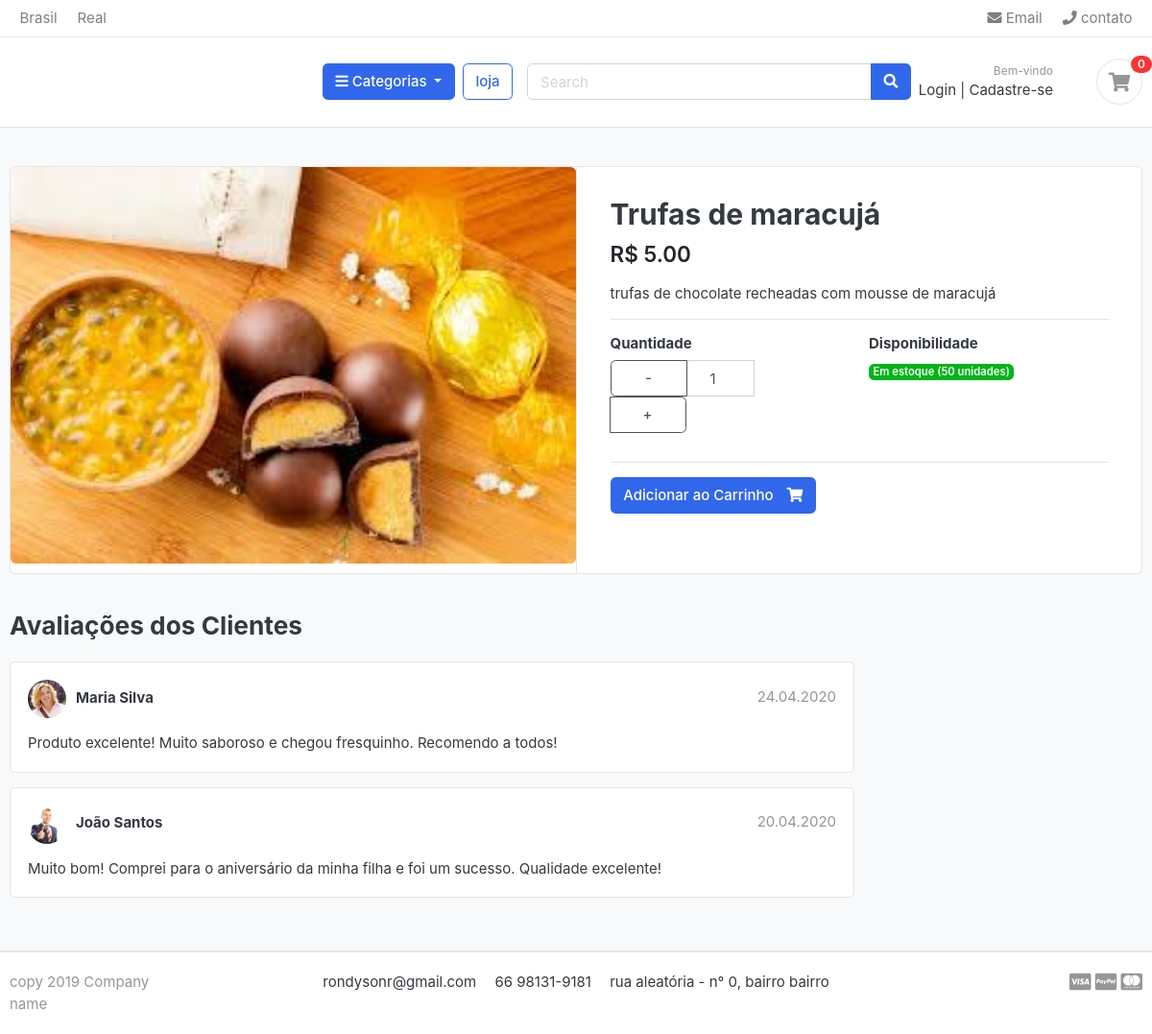
/loja/trufas/trufas-de-maracuja/, run on the app's committed database.
### produtos/models.py (models this page shows, shortened)
class Produto(models.Model):
    categoria = models.ForeignKey(Categoria, on_delete=models.CASCADE)
    produto_nome = models.CharField(max_length=200, unique=True)
    slug = models.SlugField(max_length=200, unique=True, null=True, blank=True)  # Adicionado blank=True
    descricao = models.TextField(max_length=300, unique=True)
    preco = models.DecimalField(max_digits=12, decimal_places=2, default=0.00)  # Valor padrão
    imagem = models.ImageField(upload_to='fotos/produtos', unique=True)
    estoque = models.IntegerField(default=0)  # Valor padrão
    disponivel = models.BooleanField(default=True)
    criado_em = models.DateTimeField(auto_now_add=True)
    atualizado_em = models.DateTimeField(auto_now=True)
    class Meta:
        verbose_name = 'Produto'
        verbose_name_plural = 'Produtos'

### produtos/views.py (the view)
# urls.py: path('<slug:categoria_slug>/<slug:produto_slug>/', views.produto_detalhe, name='produto_detalhe'),
def produto_detalhe(request, categoria_slug, produto_slug):
    try:
        produto = Produto.objects.get(categoria__slug=categoria_slug, slug=produto_slug)
    except Exception as e:
        raise Http404('Produto não encontrado')
    context = {
        'produto': produto,
    }
    return render(request, 'loja/produto_detalhe.html', context)

### categoria/context_processors.py (called while the page is built)
def categorias_menu(request):
    lista_opcoes = Categoria.objects.all()
    return dict(opcoes = lista_opcoes)

### categoria/models.py (called while the page is built)
    def get_url(self):
        return reverse('produtos_por_categoria', args=[self.slug])

### templates/loja/produto_detalhe.html (shortened to what this page needs)
{% extends 'base.html' %}
{% load static %}
{% block content %}
<section class="section-content padding-y bg">
<div class="container">
<div class="card">
    <div class="row no-gutters">
        <aside class="col-md-6">
<article class="gallery-wrap">
    <div class="img-big-wrap">
       <a href="#"><img src="{{ produto.imagem.url }}" alt="{{ produto.produto_nome }}" style="width:100%; height:auto;"></a>
    </div>
</article>
        </aside>
        <main class="col-md-6 border-left">
<article class="content-body">
<h2 class="title">{{ produto.produto_nome }}</h2>
<div class="mb-3">
    <var class="price h4">R$ {{ produto.preco }}</var>
</div>
<p>{{ produto.descricao }}</p>
<hr>
<div class="row">
    <div class="col-md-6">
        <div class="item-option-select">
            <h6>Quantidade</h6>
            <div class="input-group" style="width: 150px;">
                <div class="input-group-prepend">
                    <button class="btn btn-outline-secondary" type="button" id="btn-minus">-</button>
                </div>
                <input type="number" class="form-control text-center" id="qty" value="1" min="1" max="{{ produto.estoque }}">
                <div class="input-group-append">
                    <button class="btn btn-outline-secondary" type="button" id="btn-plus">+</button>
                </div>
            </div>
        </div>
    </div>
    <div class="col-md-6">
        <div class="item-option-select">
            <h6>Disponibilidade</h6>
            {% if produto.estoque > 0 %}
                <span class="badge badge-success">Em estoque ({{ produto.estoque }} unidades)</span>
            {% else %}
                <span class="badge badge-danger">Fora de estoque</span>
            {% endif %}
        </div>
    </div>
</div>
<hr>
{% if produto.estoque > 0 %}
    <form method="post" action="{% url 'adicionarItemCarrinho' produto.id %}">
        <button type="submit" class="btn btn-primary">
            <span class="text">Adicionar ao Carrinho</span>
            <i class="fas fa-shopping-cart"></i>
        </button>
    </form>
{% else %}
    <button class="btn btn-secondary" disabled>Produto Indisponível</button>
{% endif %}
</article>
        </main>
    </div>
</div>
<br>
<div class="row">
    <div class="col-md-9">
    <header class="section-heading">
        <h3>Avaliações dos Clientes</h3>
    </header>
    <article class="box mb-3">
        <div class="icontext w-100">
            <img src="{% static 'images/avatars/avatar1.jpg' %}" class="img-xs icon rounded-circle">
            <div class="text">
                <span class="date text-muted float-md-right">24.04.2020</span>
                <h6 class="mb-1">Maria Silva</h6>
            </div>
        </div>
        <div class="mt-3">
            <p>
                Produto excelente! Muito saboroso e chegou fresquinho. Recomendo a todos!
            </p>
        </div>
    </article>
    <article class="box mb-3">
        <div class="icontext w-100">
            <img src="{% static 'images/avatars/avatar2.jpg' %}" class="img-xs icon rounded-circle">
            <div class="text">
                <span class="date text-muted float-md-right">20.04.2020</span>
                <h6 class="mb-1">João Santos</h6>
            </div>
        </div>
        <div class="mt-3">
            <p>
                Muito bom! Comprei para o aniversário da minha filha e foi um sucesso. Qualidade excelente!
            </p>
        </div>
    </article>
    </div>
</div>
</div>
</section>
{% endblock %}

### static/css/ui.css (style rules this page uses)
html { font-family: "Inter", sans-serif; font-size: 15px; }
.content-body { flex: 1 1 auto; padding: 2rem 2.3rem; }
.img-xs, .img-sm, .img-md, .img-lg { -o-object-fit: cover; object-fit: cover; flex-shrink: 0; flex-grow: 0; }
.img-xs { width: 40px; height: 40px; }
.padding-y { padding-top: 40px; padding-bottom: 40px; }
var { font-style: normal; }
article:after, .form-group:after { display: block; clear: both; content: ""; }
.bg { background-color: #f8f9fa; }
.section-heading { margin-bottom: 20px; margin-top: 15px; }
p:last-child { margin-bottom: 0; }
.btn .text + i { margin-left: 10px; }
.icontext { display: inline-flex; align-items: center; vertical-align: middle; }
.icontext .text { width: 100%; line-height: 1.2; }
.icontext .icon { position: relative; margin-right: 10px; flex-shrink: 0; flex-grow: 0; }
.price { font-weight: 600; color: #212529; }
.box { padding: 18px; background: #fff; border-radius: 0.37rem; border: 1px solid #e4e4e4; }
.box img { max-width: 100%; }
.gallery-wrap .img-big-wrap { margin-bottom: 10px; border-radius: 0.37rem; overflow: hidden; background-color: #fff; }
.gallery-wrap .img-big-wrap a { text-align: center; display: block; }
.gallery-wrap .img-big-wrap img { height: 450px; width: auto; display: inline-block; }
.item-option-select { margin-bottom: 1rem; display: inline-block; margin-right: 15px; }
.item-option-select .btn { min-width: 80px; }

### data on the page
Produto: imagem (picture), produto_nome "Trufas de maracujá", preco "5.00", descricao "trufas de chocolate recheadas com mousse de maracujá", estoque "50"

### other printed values
{{ quantidade|default:0 }} "0"
